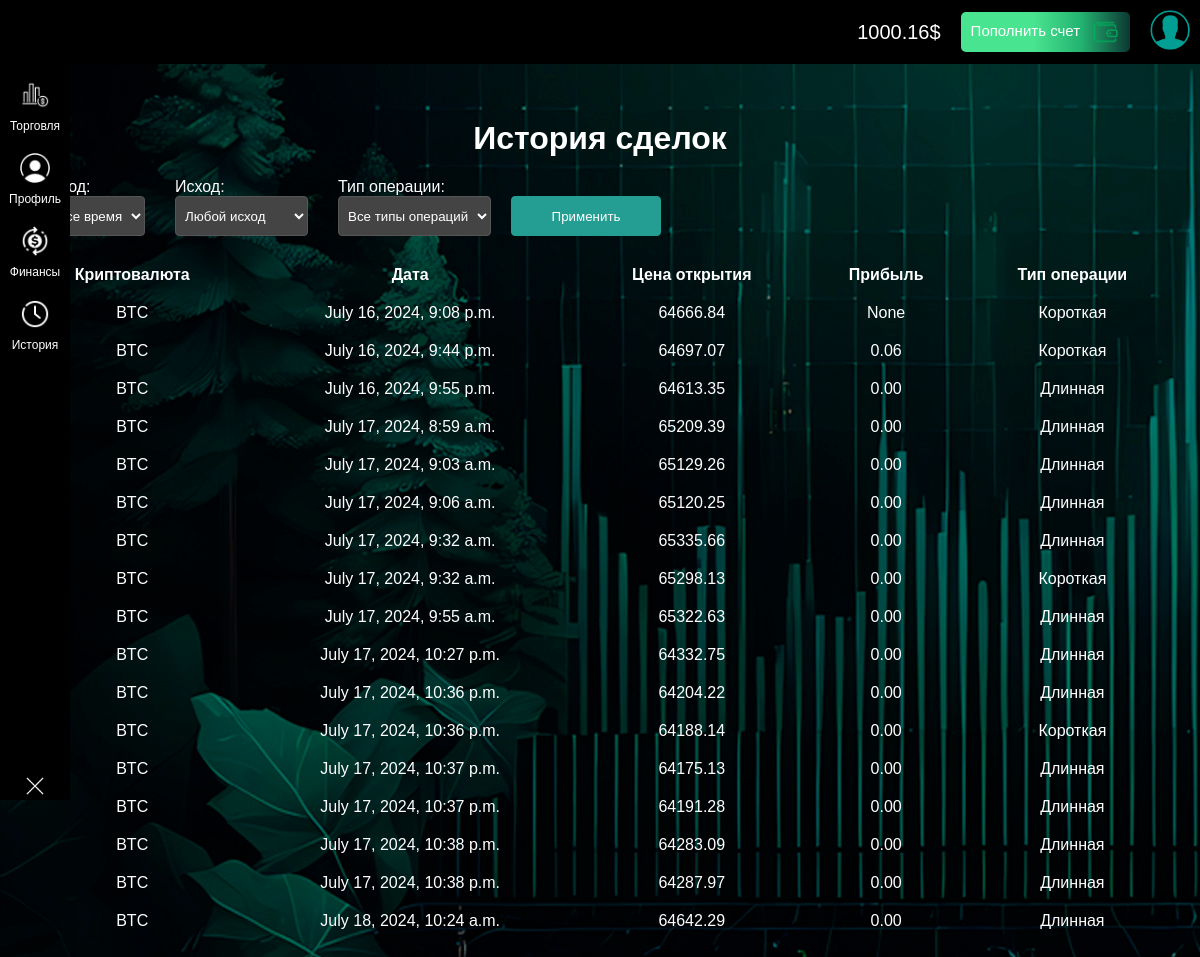
The app's page /history/ (signed in), older data.
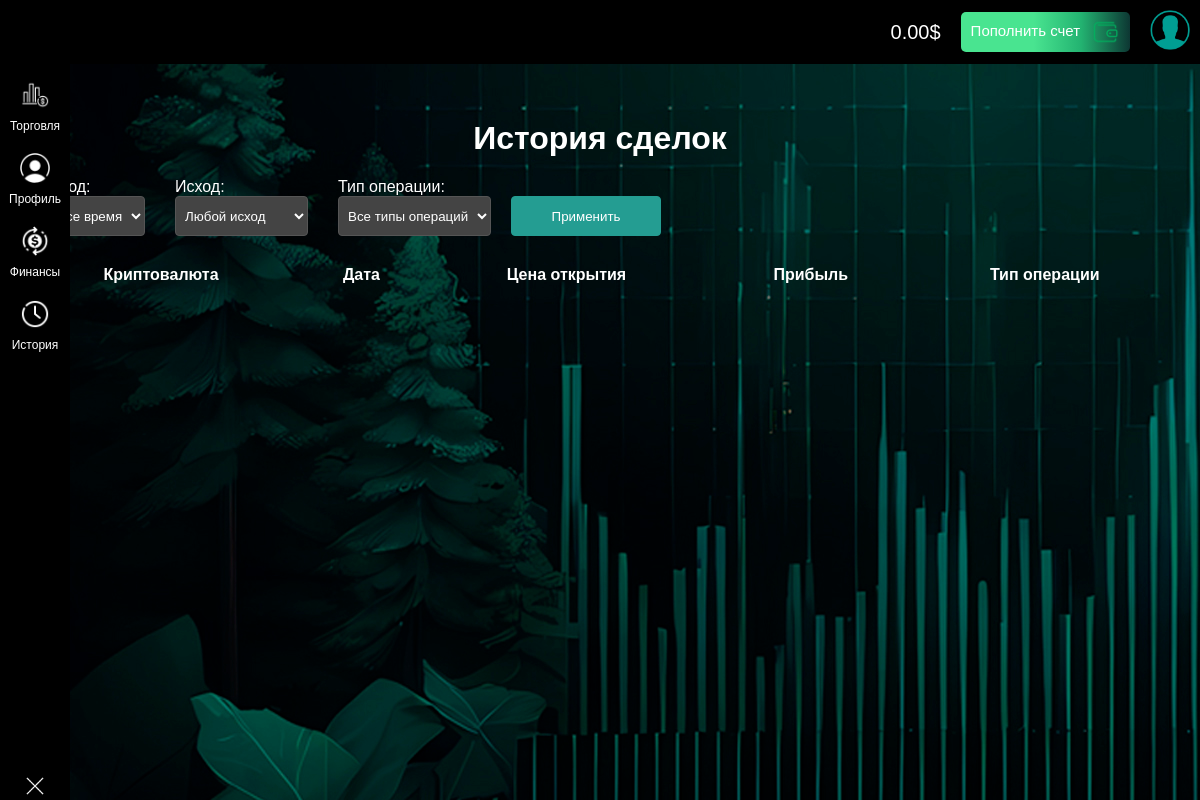
The same page, newer data.
### app/models.py (models this page shows, shortened)
class CustomUser(AbstractBaseUser, PermissionsMixin):
    full_name = models.CharField(max_length=255)
    email = models.EmailField(unique=True)
    phone = models.CharField(max_length=15, unique=True)
    date_of_birth = models.DateField()
    balance = models.DecimalField(max_digits=10, decimal_places=2, default=0.00)
    profit = models.DecimalField(max_digits=10, decimal_places=2, default=0.00)
    date_joined = models.DateTimeField(default=timezone.now)
    is_active = models.BooleanField(default=True)
    is_staff = models.BooleanField(default=False)
    groups = models.ManyToManyField(Group, related_name='customuser_set', blank=True)
    user_permissions = models.ManyToManyField(Permission, related_name='customuser_set', blank=True)
    objects = CustomUserManager()
    USERNAME_FIELD = 'email'
    REQUIRED_FIELDS = ['full_name', 'phone', 'date_of_birth']

class Position(models.Model):
    POSITION_TYPES = (
        ('long', 'Длинная'),
        ('short', 'Короткая'),
    )
    user = models.ForeignKey(CustomUser, on_delete=models.CASCADE)
    crypto = models.ForeignKey(CryptoCurrency, on_delete=models.CASCADE)
    position_type = models.CharField(max_length=5, choices=POSITION_TYPES)
    amount = models.DecimalField(max_digits=10, decimal_places=2)
    open_price = models.DecimalField(max_digits=10, decimal_places=2)
    open_time = models.DateTimeField(auto_now_add=True)
    duration = models.IntegerField()
    closed = models.BooleanField(default=False)
    profit = models.DecimalField(max_digits=10, decimal_places=2, null=True, blank=True)

class CryptoCurrency(models.Model):
    name = models.CharField(max_length=50)
    symbol = models.CharField(max_length=10)
    img = models.ImageField(upload_to="Img/", verbose_name="Изображение продукта")

### app/views.py (the view)
# urls.py: path('history/', PositionListView.as_view(), name='history'),
class PositionListView(LoginRequiredMixin, ListView):
    model = Position
    template_name = 'app/history.html'
    context_object_name = 'positions'
    login_url = '/login'
    redirect_field_name = 'redirect_to'
    def get_queryset(self):
        queryset = super().get_queryset().filter(user=self.request.user)
        form = PositionFilterForm(self.request.GET)
        if form.is_valid():
            period = form.cleaned_data.get('period')
            outcome = form.cleaned_data.get('outcome')
            position_type = form.cleaned_data.get('position_type')
            if period == 'year':
                queryset = queryset.filter(open_time__gte=timezone.now() - timezone.timedelta(days=365))
            elif period == 'month':
                queryset = queryset.filter(open_time__gte=timezone.now() - timezone.timedelta(days=30))
            if outcome == 'positive':
                queryset = queryset.filter(profit__gt=0)
            elif outcome == 'negative':
                queryset = queryset.filter(profit__lt=0)
            if position_type == 'long':
                queryset = queryset.filter(position_type='long')
            elif position_type == 'short':
                queryset = queryset.filter(position_type='short')
        return queryset
    def get_context_data(self, **kwargs):
        context = super().get_context_data(**kwargs)
        context['form'] = PositionFilterForm(self.request.GET)
        context['balance'] = self.request.user.balance
        return context

### app/forms.py
class PositionFilterForm(forms.Form):
    PERIOD_CHOICES = [
        ('all_time', 'За все время'),
        ('year', 'За год'),
        ('month', 'За месяц'),
    ]
    OUTCOME_CHOICES = [
        ('any', 'Любой исход'),
        ('positive', 'Положительный'),
        ('negative', 'Отрицательный'),
    ]
    POSITION_TYPE_CHOICES = [
        ('all', 'Все типы операций'),
        ('long', 'Длинная'),
        ('short', 'Короткая'),
    ]
    period = forms.ChoiceField(choices=PERIOD_CHOICES, label="Период", required=False)
    outcome = forms.ChoiceField(choices=OUTCOME_CHOICES, label="Исход", required=False)
    position_type = forms.ChoiceField(choices=POSITION_TYPE_CHOICES, label="Тип операции", required=False)

### app/templates/app/history.html
{% extends 'app/base.html' %}
{% load static %}
{% block content %}
<div class="history">
    <h1>История сделок</h1>
    <form method="get" class="filter-form">
        {{ form.as_p }}
        <button type="submit">Применить</button>
    </form>
    <table>
        <thead>
            <tr>
                <th>Криптовалюта</th>
                <th>Дата</th>
                <th>Цена открытия</th>
                <th>Прибыль</th>
                <th>Тип операции</th>
            </tr>
        </thead>
        <tbody>
            {% for position in positions %}
            <tr>
                <td>{{ position.crypto.name }}</td>
                <td>{{ position.open_time }}</td>
                <td>{{ position.open_price }}</td>
                <td>{{ position.profit }}</td>
                <td>{{ position.get_position_type_display }}</td>
            </tr>
            {% endfor %}
        </tbody>
    </table>
</div>
{% endblock %}

### app/templates/app/base.html (shortened to what this page needs)
{% load static %}
<!DOCTYPE html>
<html>
<head>
	<link type="text/css" href="{% static 'app/css/style.css' %}" rel="stylesheet" />
</head>
<header class="header">
    <div class="balance">
        <span>{{ balance }}$</span>
        <button><a href="{% url 'deposit' %}">Пополнить счет</a><a href="{% url 'deposit' %}"><img src="{% static 'app/img/wallet.png' %}"></a></button>
    </div>
    <div class="profile-icon">
        <a href="{% url 'profile' %}"><img src="{% static 'app/img/profile_2.png' %}" alt="Профиль"></a>
    </div>
</header>
<body class="body">
	<div class="content">
		<div class="sidebar">
			<div class="items">
		        <div class="menu-item">
		            <a href="{% url 'trade' %}"><img src="{% static 'app/img/trade.png' %}" alt="Торговля"></a>
		            <span><a href="{% url 'trade' %}">Торговля</a></span>
		        </div>
		        <div class="menu-item">
		            <a href="{% url 'profile' %}"><img src="{% static 'app/img/profile_1.png' %}" alt="Профиль"></a>
		            <span><a href="{% url 'profile' %}">Профиль</a></span>
		        </div>
		        <div class="menu-item">
		            <a href="{% url 'deposit' %}"><img src="{% static 'app/img/finance.png' %}" alt="Финансы"></a>
		            <span><a href="{% url 'deposit' %}">Финансы</a></span>
		        </div>
		        <div class="menu-item">
		            <a href="{% url 'history' %}"><img src="{% static 'app/img/history.png' %}" alt="История"></a>
		            <span><a href="{% url 'history' %}">История</a></span>
		        </div>
		    </div>
	        <div class="close-sidebar">
	            <a href="{% url 'logout' %}"><img src="{% static 'app/img/exit.png' %}" alt="Закрыть"></a>
	        </div>
	    </div>
	</div>
	{% block content %}
	{% endblock %}
</body>
</html>

Row changes from the older to the newer data that the page shows:
removed Position: crypto.name "BTC", open_time "July 16, 2024, 9:08 p.m.", open_price "64666.84", profit "None", position_type "Короткая"
removed Position: crypto.name "BTC", open_time "July 16, 2024, 9:44 p.m.", open_price "64697.07", profit "0.06", position_type "Короткая"
removed Position: crypto.name "BTC", open_time "July 16, 2024, 9:55 p.m.", open_price "64613.35", profit "0.00", position_type "Длинная"
removed Position: crypto.name "BTC", open_time "July 17, 2024, 8:59 a.m.", open_price "65209.39", profit "0.00", position_type "Длинная"
removed Position: crypto.name "BTC", open_time "July 17, 2024, 9:03 a.m.", open_price "65129.26", profit "0.00", position_type "Длинная"
removed Position: crypto.name "BTC", open_time "July 17, 2024, 9:06 a.m.", open_price "65120.25", profit "0.00", position_type "Длинная"
removed Position: crypto.name "BTC", open_time "July 17, 2024, 9:32 a.m.", open_price "65335.66", profit "0.00", position_type "Длинная"
removed Position: crypto.name "BTC", open_time "July 17, 2024, 9:32 a.m.", open_price "65298.13", profit "0.00", position_type "Короткая"
removed Position: crypto.name "BTC", open_time "July 17, 2024, 9:55 a.m.", open_price "65322.63", profit "0.00", position_type "Длинная"
removed Position: crypto.name "BTC", open_time "July 17, 2024, 10:27 p.m.", open_price "64332.75", profit "0.00", position_type "Длинная"
removed Position: crypto.name "BTC", open_time "July 17, 2024, 10:36 p.m.", open_price "64204.22", profit "0.00", position_type "Длинная"
removed Position: crypto.name "BTC", open_time "July 17, 2024, 10:36 p.m.", open_price "64188.14", profit "0.00", position_type "Короткая"
removed Position: crypto.name "BTC", open_time "July 17, 2024, 10:37 p.m.", open_price "64175.13", profit "0.00", position_type "Длинная"
removed Position: crypto.name "BTC", open_time "July 17, 2024, 10:37 p.m.", open_price "64191.28", profit "0.00", position_type "Длинная"
removed Position: crypto.name "BTC", open_time "July 17, 2024, 10:38 p.m.", open_price "64283.09", profit "0.00", position_type "Длинная"
removed Position: crypto.name "BTC", open_time "July 17, 2024, 10:38 p.m.", open_price "64287.97", profit "0.00", position_type "Длинная"
removed Position: crypto.name "BTC", open_time "July 18, 2024, 10:24 a.m.", open_price "64642.29", profit "0.00", position_type "Длинная"
changed CustomUser: balance "1000.16" → "0.00"
